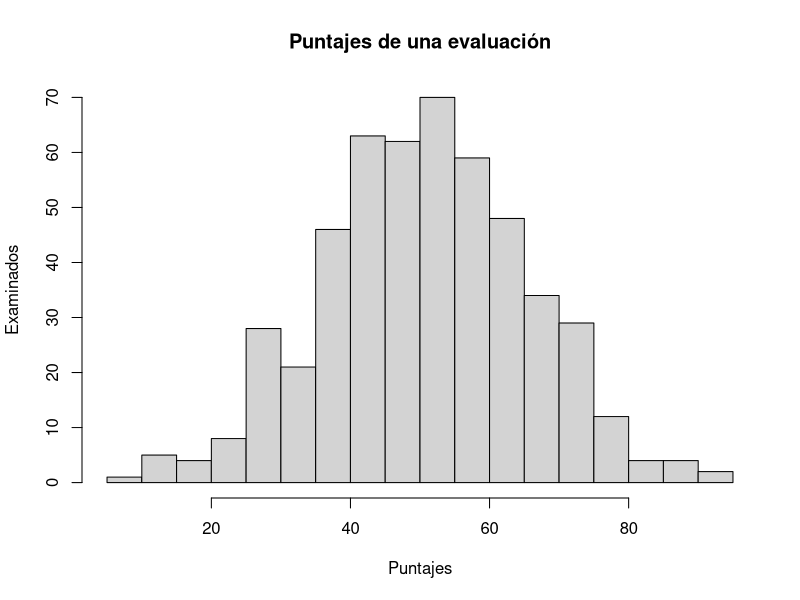
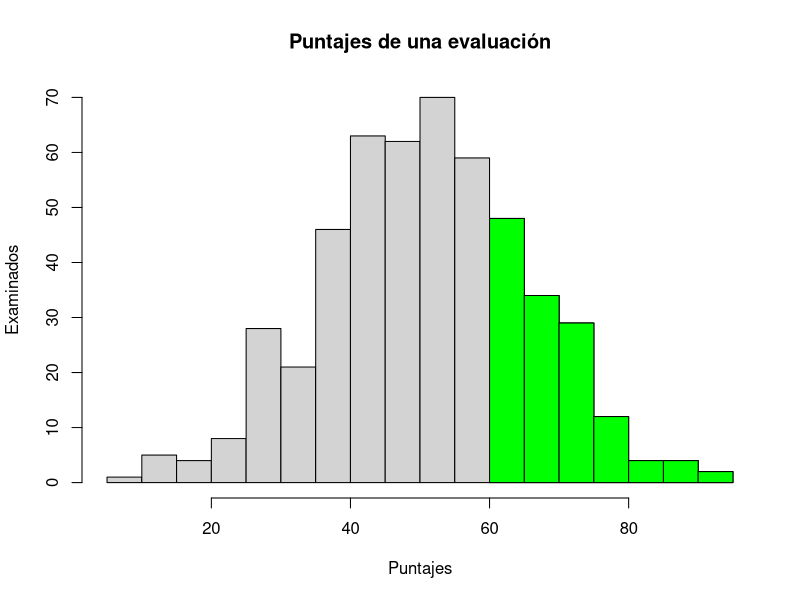

The R source for these figures, in order:
## ---- chunk 1

x <- rnorm(500, mean = 50, sd = 15)
y <- rnorm(150, mean = 75, sd = 10)

# Plot the distribution
hist(x, breaks = 20, main = "Puntajes de una evaluación", xlab = "Puntajes",
     ylab = "Examinados")

## ---- chunk 2

hist(x, breaks = 20, main = "Puntajes de una evaluación", xlab = "Puntajes",
     ylab = "Examinados")
hist(x[x>=60], breaks = 10, col = "green", add = TRUE)

